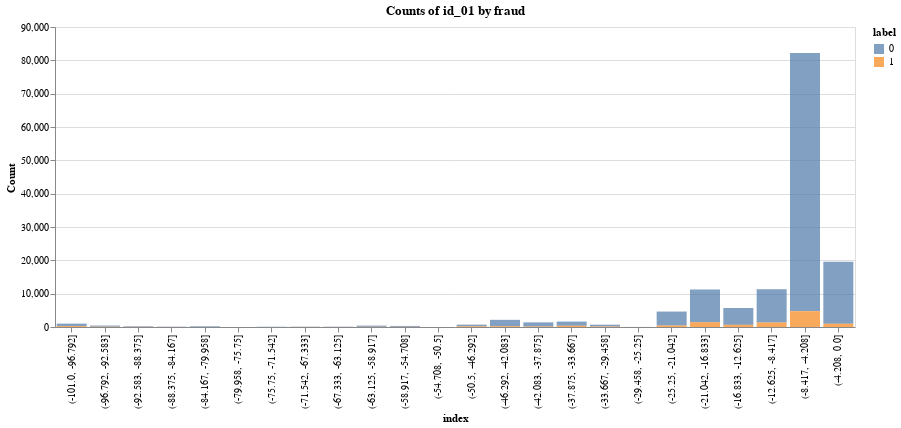

The cell this chart's notebook holds for it:
### Code cell
auto_bin(X, 'id_01', 25)#.interactive()

### Figure 1 — Vega-Lite specification as saved in the notebook (floating-point values rounded to 4 significant figures)
{"$schema": "https://vega.github.io/schema/vega-lite/v3.3.0.json", "config": {"mark": {"tooltip": null}, "view": {"height": 300, "width": 400}}, "data": {"name": "data-27eb54383813c0c6b2e49c4cd04a78b2"}, "datasets": {"data-27eb54383813c0c6b2e49c4cd04a78b2": [{"count": 747, "index": "(-101.0, -96.792]", "label": 0}, {"count": 267, "index": "(-101.0, -96.792]", "label": 1}, {"count": 341, "index": "(-96.792, -92.583]", "label": 0}, {"count": 92, "index": "(-96.792, -92.583]", "label": 1}, {"count": 178, "index": "(-92.583, -88.375]", "label": 0}, {"count": 38, "index": "(-92.583, -88.375]", "label": 1}, {"count": 84, "index": "(-88.375, -84.167]", "label": 0}, {"count": 11, "index": "(-88.375, -84.167]", "label": 1}, {"count": 210, "index": "(-84.167, -79.958]", "label": 0}, {"count": 11, "index": "(-84.167, -79.958]", "label": 1}, {"count": 1, "index": "(-79.958, -75.75]", "label": 0}, {"count": 75, "index": "(-75.75, -71.542]", "label": 0}, {"count": 9, "index": "(-75.75, -71.542]", "label": 1}, {"count": 80, "index": "(-71.542, -67.333]", "label": 0}, {"count": 19, "index": "(-71.542, -67.333]", "label": 1}, {"count": 82, "index": "(-67.333, -63.125]", "label": 0}, {"count": 13, "index": "(-67.333, -63.125]", "label": 1}, {"count": 361, "index": "(-63.125, -58.917]", "label": 0}, {"count": 56, "index": "(-63.125, -58.917]", "label": 1}, {"count": 276, "index": "(-58.917, -54.708]", "label": 0}, {"count": 48, "index": "(-58.917, -54.708]", "label": 1}, {"count": 5, "index": "(-54.708, -50.5]", "label": 0}, {"count": 486, "index": "(-50.5, -46.292]", "label": 0}, {"count": 225, "index": "(-50.5, -46.292]", "label": 1}, {"count": 1907, "index": "(-46.292, -42.083]", "label": 0}, {"count": 242, "index": "(-46.292, -42.083]", "label": 1}, {"count": 1243, "index": "(-42.083, -37.875]", "label": 0}, {"count": 146, "index": "(-42.083, -37.875]", "label": 1}, {"count": 1258, "index": "(-37.875, -33.667]", "label": 0}, {"count": 370, "index": "(-37.875, -33.667]", "label": 1}, {"count": 538, "index": "(-33.667, -29.458]", "label": 0}, {"count": 155, "index": "(-33.667, -29.458]", "label": 1}, {"count": 17, "index": "(-29.458, -25.25]", "label": 0}, {"count": 4187, "index": "(-25.25, -21.042]", "label": 0}, {"count": 447, "index": "(-25.25, -21.042]", "label": 1}, {"count": 9835, "index": "(-21.042, -16.833]", "label": 0}, {"count": 1429, "index": "(-21.042, -16.833]", "label": 1}, {"count": 5050, "index": "(-16.833, -12.625]", "label": 0}, {"count": 651, "index": "(-16.833, -12.625]", "label": 1}, {"count": 9939, "index": "(-12.625, -8.417]", "label": 0}, {"count": 1352, "index": "(-12.625, -8.417]", "label": 1}, {"count": 77433, "index": "(-8.417, -4.208]", "label": 0}, {"count": 4764, "index": "(-8.417, -4.208]", "label": 1}, {"count": 18582, "index": "(-4.208, 0.0]", "label": 0}, {"count": 973, "index": "(-4.208, 0.0]", "label": 1}]}, "encoding": {"color": {"field": "label", "type": "nominal"}, "tooltip": [{"field": "index", "type": "nominal"}, {"field": "count", "type": "quantitative"}, {"field": "label", "type": "quantitative"}], "x": {"axis": {"title": "index"}, "field": "index", "sort": null, "type": "nominal"}, "y": {"axis": {"title": "Count"}, "field": "count", "type": "quantitative"}}, "mark": {"opacity": 0.7, "type": "bar"}, "title": "Counts of id_01 by fraud", "width": 800}
